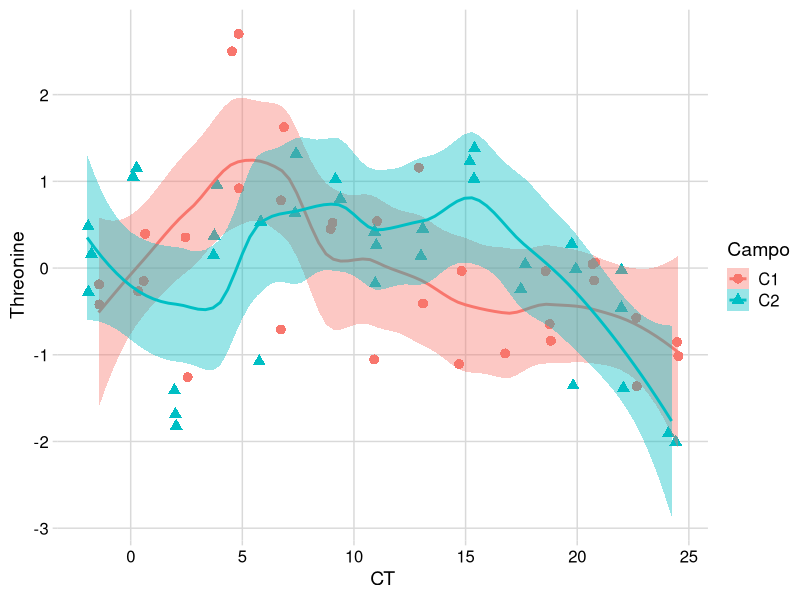
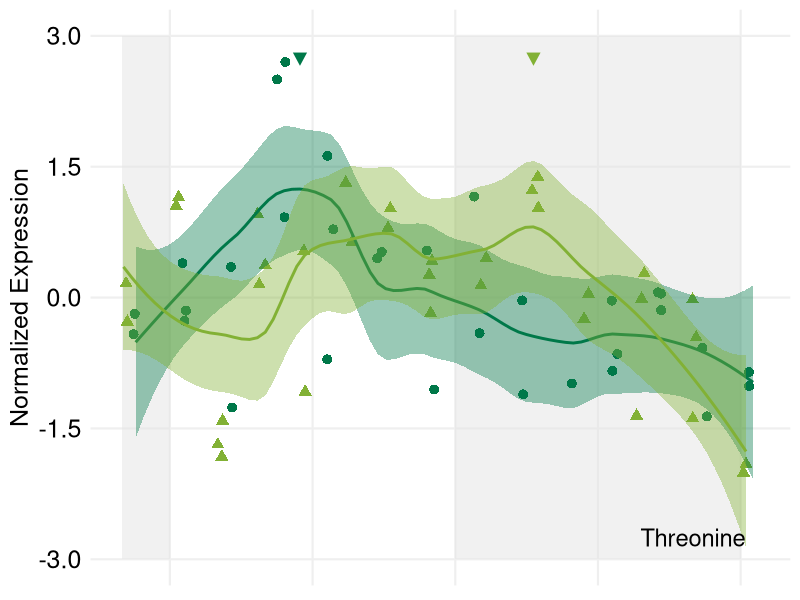
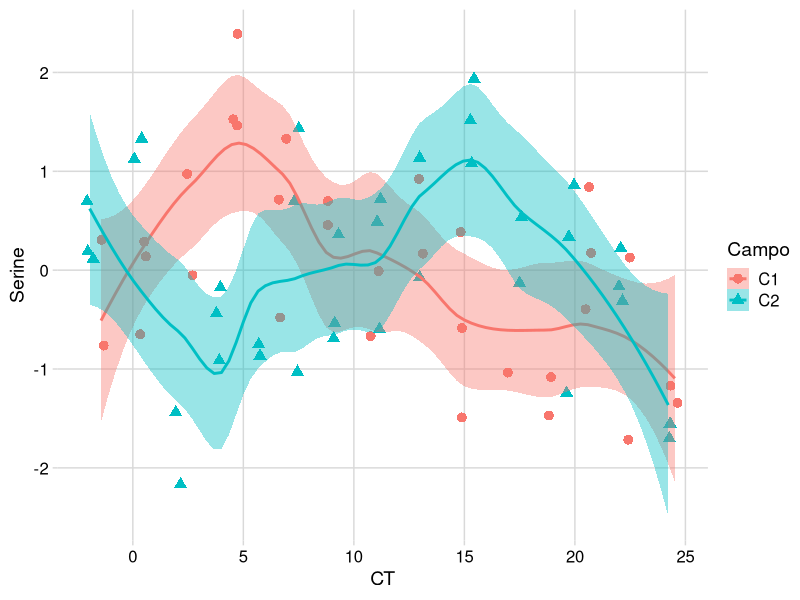
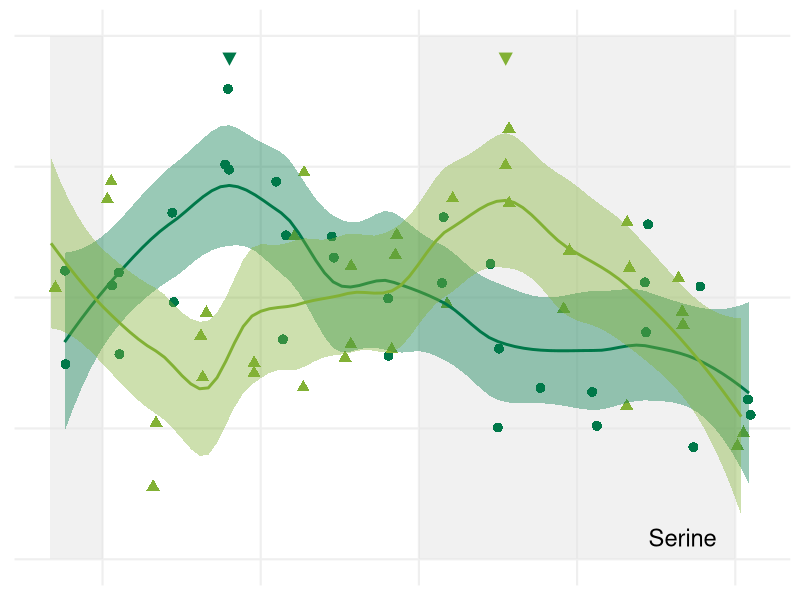
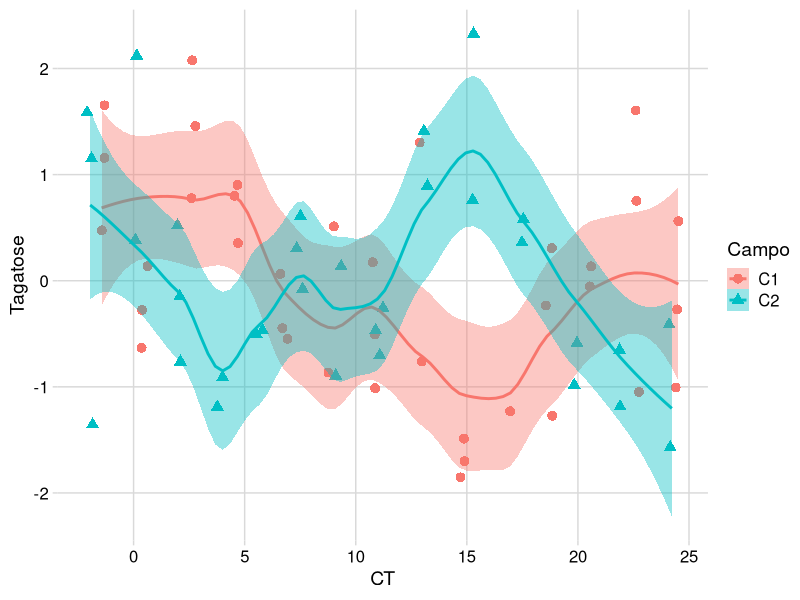
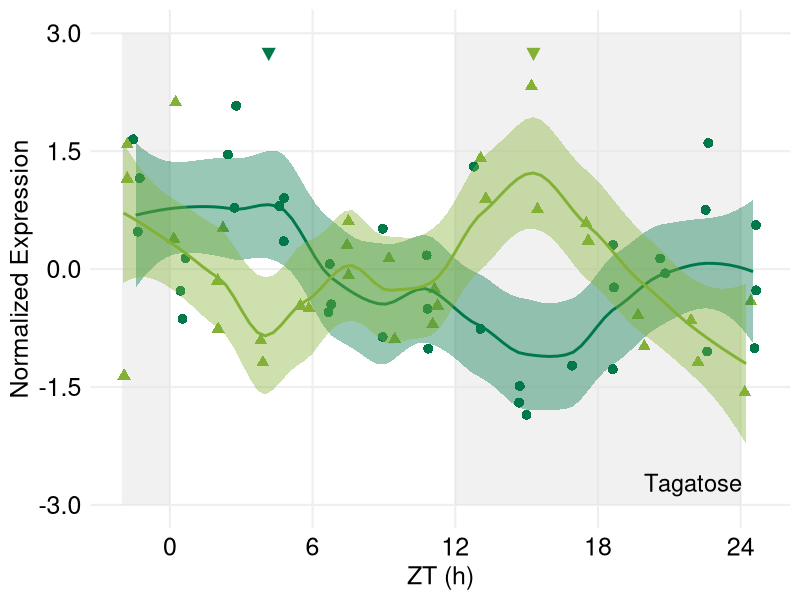
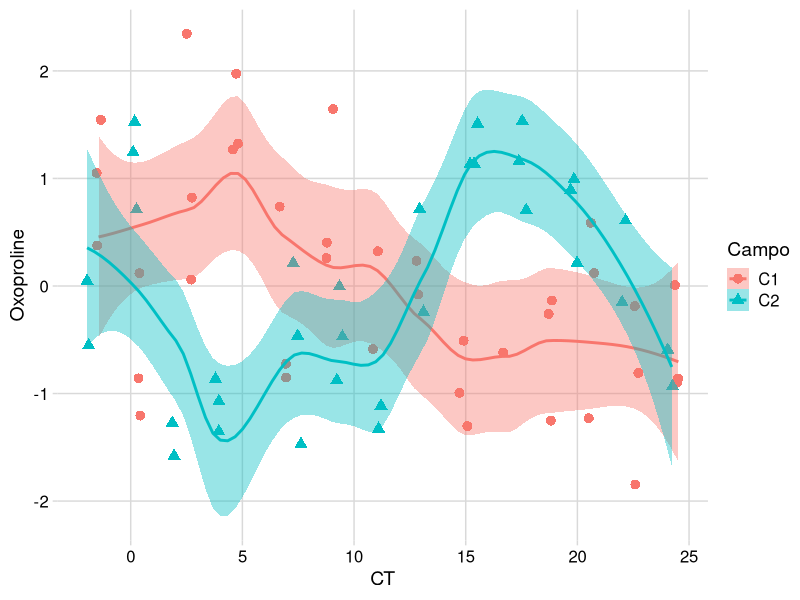
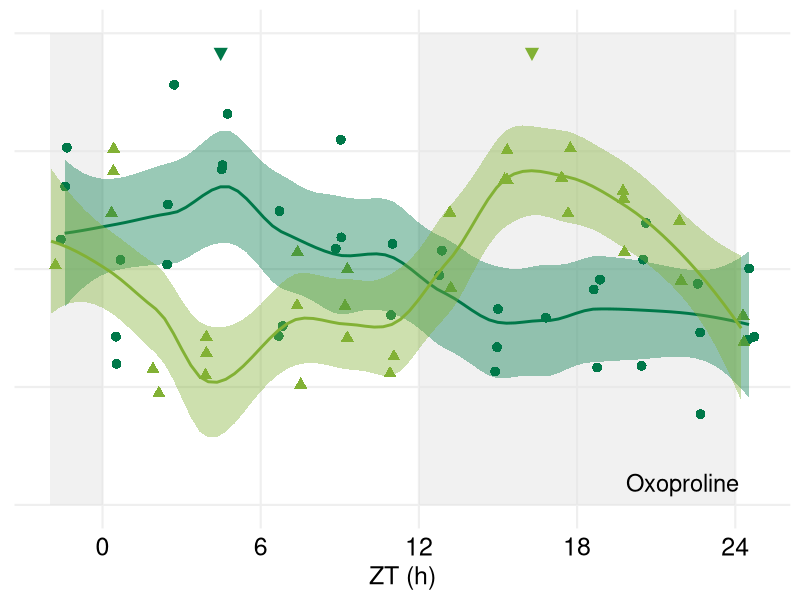

Source code (R) for these figures, in order:
library(ggplot2)
library(scales)
library(reshape2)
library(cowplot)
theme_set(theme_minimal_grid())
library(png)
library(grid)
library(RColorBrewer)

#exportar 940x940

C1_line = "solid"
C2_line = "solid"

C1 <- "#007849"
C2 <- "#82b135"


#FigureS5A
sugarcane4mo9mo_Threonine_timecourses <- read.csv("4mo9mo_Threonine.txt", sep="\t")
ggplot(data=sugarcane4mo9mo_Threonine_timecourses, aes(x=CT, y=Threonine, group=Campo)) +
  geom_jitter(aes(col=Campo, shape = Campo),position=position_jitter(0.2), size = 3) +
  stat_smooth(aes(group = Campo, colour = Campo, fill=Campo, outfit=fit2<<-..y..),method="loess",  span = 0.5)
fit2 <- data.frame(fit2)
fit3 <- fit2[1:80, ]
fit4 <- fit2[81:160, ]
fit5 <- cbind(fit3, fit4)
fit5 <- data.frame(fit5)
maxC10 <- data.frame(which(fit5 == max(fit5$fit3), arr.ind=TRUE))
maxC1 <- ((maxC10$row-1)*25.96/79)-1.44
maxC20 <- data.frame(which(fit5 == max(fit5$fit4), arr.ind=TRUE))
maxC2 <- ((maxC20$row-1)*26.18/79)-1.95
minC10 <- data.frame(which(fit5 == min(fit5$fit3), arr.ind=TRUE))
minC1 <- ((minC10$row-1)*25.96/79)-1.44
minC20 <- data.frame(which(fit5 == min(fit5$fit4), arr.ind=TRUE))
minC2 <- ((minC20$row-1)*26.18/79)-1.95
FinalMaxMin <- cbind(maxC1, minC1, maxC2, minC2)

sugarcane4mo9mo_Threonine <- ggplot(data=sugarcane4mo9mo_Threonine_timecourses, aes(x=CT, y=Threonine, group=Campo)) +
  annotate("rect", xmin = -2, xmax = 0, ymin = -3, ymax = 3, alpha = .5, fill = "#e3e3e3")+
  annotate("rect", xmin = 12, xmax = 24, ymin = -3, ymax = 3, alpha = .5, fill = "#e3e3e3")+
  geom_jitter(aes(col=Campo, shape = Campo),position=position_jitter(0.2), size = 3) +
  stat_smooth(aes(group = Campo, colour = Campo, fill=Campo, outfit=fit2<<-..y..),method="loess",  span = 0.5)+
  scale_colour_manual(values=c(C1, C2))+
  scale_fill_manual(values=c(C1, C2))+
  scale_linetype_manual(values=c(C1_line, C2_line)) +
  annotate("text", x = maxC1, y = 2.75, label = "\u25bc", size = 6, colour=C1)+
  annotate("text", x = maxC2, y = 2.75, label = "\u25bc", size = 6, colour=C2)+
  annotate("text", x = 22, y = -2.75, label = "Threonine", size = 6, parse=TRUE)+
  scale_x_continuous(breaks=seq(0,24,6), name="ZT (h)", limits=c(-2, 24.75))+
  scale_y_continuous(breaks=seq(-3,3,1.5), name="Normalized Expression", limits=c(-3,3), labels = scales::number_format(accuracy = 0.1))+
  theme(panel.grid.major = element_line(colour = "#efefef", size = 0.75), 
        text = element_text(size=18), 
        axis.ticks = element_blank(),
        axis.line = element_blank(),
        #axis.text.x = element_text(size=18),
        axis.text.x = element_blank(),
        axis.title.x = element_blank(),
        axis.text.y = element_text(size=18),
        #axis.text.y = element_blank(),
        #axis.title.y = element_blank(),
        legend.position = "none"
  )
sugarcane4mo9mo_Threonine
FinalMaxMin


#FigureS5B
sugarcane4mo9mo_Serine_timecourses <- read.csv("4mo9mo_Serine.txt", sep="\t")
ggplot(data=sugarcane4mo9mo_Serine_timecourses, aes(x=CT, y=Serine, group=Campo)) +
  geom_jitter(aes(col=Campo, shape = Campo),position=position_jitter(0.2), size = 3) +
  stat_smooth(aes(group = Campo, colour = Campo, fill=Campo, outfit=fit2<<-..y..),method="loess",  span = 0.5)
fit2 <- data.frame(fit2)
fit3 <- fit2[1:80, ]
fit4 <- fit2[81:160, ]
fit5 <- cbind(fit3, fit4)
fit5 <- data.frame(fit5)
maxC10 <- data.frame(which(fit5 == max(fit5$fit3), arr.ind=TRUE))
maxC1 <- ((maxC10$row-1)*25.96/79)-1.44
maxC20 <- data.frame(which(fit5 == max(fit5$fit4), arr.ind=TRUE))
maxC2 <- ((maxC20$row-1)*26.18/79)-1.95
minC10 <- data.frame(which(fit5 == min(fit5$fit3), arr.ind=TRUE))
minC1 <- ((minC10$row-1)*25.96/79)-1.44
minC20 <- data.frame(which(fit5 == min(fit5$fit4), arr.ind=TRUE))
minC2 <- ((minC20$row-1)*26.18/79)-1.95
FinalMaxMin <- cbind(maxC1, minC1, maxC2, minC2)

sugarcane4mo9mo_Serine <- ggplot(data=sugarcane4mo9mo_Serine_timecourses, aes(x=CT, y=Serine, group=Campo)) +
  annotate("rect", xmin = -2, xmax = 0, ymin = -3, ymax = 3, alpha = .5, fill = "#e3e3e3")+
  annotate("rect", xmin = 12, xmax = 24, ymin = -3, ymax = 3, alpha = .5, fill = "#e3e3e3")+
  geom_jitter(aes(col=Campo, shape = Campo),position=position_jitter(0.2), size = 3) +
  stat_smooth(aes(group = Campo, colour = Campo, fill=Campo, outfit=fit2<<-..y..),method="loess",  span = 0.5)+
  scale_colour_manual(values=c(C1, C2))+
  scale_fill_manual(values=c(C1, C2))+
  scale_linetype_manual(values=c(C1_line, C2_line)) +
  annotate("text", x = maxC1, y = 2.75, label = "\u25bc", size = 6, colour=C1)+
  annotate("text", x = maxC2, y = 2.75, label = "\u25bc", size = 6, colour=C2)+
  annotate("text", x = 22, y = -2.75, label = "Serine", size = 6, parse=TRUE)+
  scale_x_continuous(breaks=seq(0,24,6), name="ZT (h)", limits=c(-2, 24.75))+
  scale_y_continuous(breaks=seq(-3,3,1.5), name="Normalized Expression", limits=c(-3,3), labels = scales::number_format(accuracy = 0.1))+
  theme(panel.grid.major = element_line(colour = "#efefef", size = 0.75), 
        text = element_text(size=18), 
        axis.ticks = element_blank(),
        axis.line = element_blank(),
        #axis.text.x = element_text(size=18),
        axis.text.x = element_blank(),
        axis.title.x = element_blank(),
        #axis.text.y = element_text(size=18),
        axis.text.y = element_blank(),
        axis.title.y = element_blank(),
        legend.position = "none"
  )
sugarcane4mo9mo_Serine
FinalMaxMin


#FigureS5C
sugarcane4mo9mo_Tagatose_timecourses <- read.csv("4mo9mo_Tagatose.txt", sep="\t")
ggplot(data=sugarcane4mo9mo_Tagatose_timecourses, aes(x=CT, y=Tagatose, group=Campo)) +
  geom_jitter(aes(col=Campo, shape = Campo),position=position_jitter(0.2), size = 3) +
  stat_smooth(aes(group = Campo, colour = Campo, fill=Campo, outfit=fit2<<-..y..),method="loess",  span = 0.5)
fit2 <- data.frame(fit2)
fit3 <- fit2[1:80, ]
fit4 <- fit2[81:160, ]
fit5 <- cbind(fit3, fit4)
fit5 <- data.frame(fit5)
maxC10 <- data.frame(which(fit5 == max(fit5$fit3), arr.ind=TRUE))
maxC1 <- ((maxC10$row-1)*25.96/79)-1.44
maxC20 <- data.frame(which(fit5 == max(fit5$fit4), arr.ind=TRUE))
maxC2 <- ((maxC20$row-1)*26.18/79)-1.95
minC10 <- data.frame(which(fit5 == min(fit5$fit3), arr.ind=TRUE))
minC1 <- ((minC10$row-1)*25.96/79)-1.44
minC20 <- data.frame(which(fit5 == min(fit5$fit4), arr.ind=TRUE))
minC2 <- ((minC20$row-1)*26.18/79)-1.95
FinalMaxMin <- cbind(maxC1, minC1, maxC2, minC2)

sugarcane4mo9mo_Tagatose <- ggplot(data=sugarcane4mo9mo_Tagatose_timecourses, aes(x=CT, y=Tagatose, group=Campo)) +
  annotate("rect", xmin = -2, xmax = 0, ymin = -3, ymax = 3, alpha = .5, fill = "#e3e3e3")+
  annotate("rect", xmin = 12, xmax = 24, ymin = -3, ymax = 3, alpha = .5, fill = "#e3e3e3")+
  geom_jitter(aes(col=Campo, shape = Campo),position=position_jitter(0.2), size = 3) +
  stat_smooth(aes(group = Campo, colour = Campo, fill=Campo, outfit=fit2<<-..y..),method="loess",  span = 0.5)+
  scale_colour_manual(values=c(C1, C2))+
  scale_fill_manual(values=c(C1, C2))+
  scale_linetype_manual(values=c(C1_line, C2_line)) +
  annotate("text", x = maxC1, y = 2.75, label = "\u25bc", size = 6, colour=C1)+
  annotate("text", x = maxC2, y = 2.75, label = "\u25bc", size = 6, colour=C2)+
  annotate("text", x = 22, y = -2.75, label = "Tagatose", size = 6, parse=TRUE)+
  scale_x_continuous(breaks=seq(0,24,6), name="ZT (h)", limits=c(-2, 24.75))+
  scale_y_continuous(breaks=seq(-3,3,1.5), name="Normalized Expression", limits=c(-3,3), labels = scales::number_format(accuracy = 0.1))+
  theme(panel.grid.major = element_line(colour = "#efefef", size = 0.75), 
        text = element_text(size=18), 
        axis.ticks = element_blank(),
        axis.line = element_blank(),
        axis.text.x = element_text(size=18),
        #axis.text.x = element_blank(),
        #axis.title.x = element_blank(),
        axis.text.y = element_text(size=18),
        #axis.text.y = element_blank(),
        #axis.title.y = element_blank(),
        legend.position = "none"
  )
sugarcane4mo9mo_Tagatose
FinalMaxMin


#FigureS5D
sugarcane4mo9mo_Oxoproline_timecourses <- read.csv("4mo9mo_Oxoproline.txt", sep="\t")
ggplot(data=sugarcane4mo9mo_Oxoproline_timecourses, aes(x=CT, y=Oxoproline, group=Campo)) +
  geom_jitter(aes(col=Campo, shape = Campo),position=position_jitter(0.2), size = 3) +
  stat_smooth(aes(group = Campo, colour = Campo, fill=Campo, outfit=fit2<<-..y..),method="loess",  span = 0.5)
fit2 <- data.frame(fit2)
fit3 <- fit2[1:80, ]
fit4 <- fit2[81:160, ]
fit5 <- cbind(fit3, fit4)
fit5 <- data.frame(fit5)
maxC10 <- data.frame(which(fit5 == max(fit5$fit3), arr.ind=TRUE))
maxC1 <- ((maxC10$row-1)*25.96/79)-1.44
maxC20 <- data.frame(which(fit5 == max(fit5$fit4), arr.ind=TRUE))
maxC2 <- ((maxC20$row-1)*26.18/79)-1.95
minC10 <- data.frame(which(fit5 == min(fit5$fit3), arr.ind=TRUE))
minC1 <- ((minC10$row-1)*25.96/79)-1.44
minC20 <- data.frame(which(fit5 == min(fit5$fit4), arr.ind=TRUE))
minC2 <- ((minC20$row-1)*26.18/79)-1.95
FinalMaxMin <- cbind(maxC1, minC1, maxC2, minC2)

sugarcane4mo9mo_Oxoproline <- ggplot(data=sugarcane4mo9mo_Oxoproline_timecourses, aes(x=CT, y=Oxoproline, group=Campo)) +
  annotate("rect", xmin = -2, xmax = 0, ymin = -3, ymax = 3, alpha = .5, fill = "#e3e3e3")+
  annotate("rect", xmin = 12, xmax = 24, ymin = -3, ymax = 3, alpha = .5, fill = "#e3e3e3")+
  geom_jitter(aes(col=Campo, shape = Campo),position=position_jitter(0.2), size = 3) +
  stat_smooth(aes(group = Campo, colour = Campo, fill=Campo, outfit=fit2<<-..y..),method="loess",  span = 0.5)+
  scale_colour_manual(values=c(C1, C2))+
  scale_fill_manual(values=c(C1, C2))+
  scale_linetype_manual(values=c(C1_line, C2_line)) +
  annotate("text", x = maxC1, y = 2.75, label = "\u25bc", size = 6, colour=C1)+
  annotate("text", x = maxC2, y = 2.75, label = "\u25bc", size = 6, colour=C2)+
  annotate("text", x = 22, y = -2.75, label = "Oxoproline", size = 6, parse=TRUE)+
  scale_x_continuous(breaks=seq(0,24,6), name="ZT (h)", limits=c(-2, 24.75))+
  scale_y_continuous(breaks=seq(-3,3,1.5), name="Normalized Expression", limits=c(-3,3), labels = scales::number_format(accuracy = 0.1))+
  theme(panel.grid.major = element_line(colour = "#efefef", size = 0.75), 
        text = element_text(size=18), 
        axis.ticks = element_blank(),
        axis.line = element_blank(),
        axis.text.x = element_text(size=18),
        #axis.text.x = element_blank(),
        #axis.title.x = element_blank(),
        #axis.text.y = element_text(size=18),
        axis.text.y = element_blank(),
        axis.title.y = element_blank(),
        legend.position = "none"
  )
sugarcane4mo9mo_Oxoproline
FinalMaxMin


plot_grid(sugarcane4mo9mo_Threonine, sugarcane4mo9mo_Serine, sugarcane4mo9mo_Tagatose, sugarcane4mo9mo_Oxoproline,  labels = c("A","B","C","D"), ncol = 2, align = "none", rel_widths = c(1.2, 1),rel_heights = c(1,1.1),label_size = 20)

